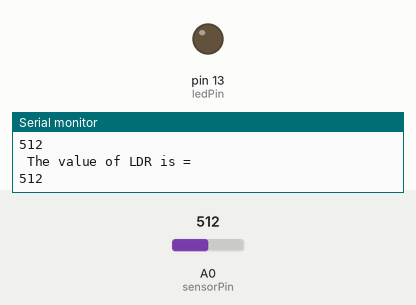
Bench run of a sketch on a simulated Arduino Uno, built with avr-gcc and run on an emulated ATmega328P. Shown: output pins drawn as LEDs (lit = HIGH), the last lines printed to the serial monitor. The inputs (shaded band) are chosen by the test bench; at power-on: A0 (sensorPin) = 512.

Above: at 1.8 s.
1.9 s: A0 (sensorPin) set to 493
At 2.3 s:
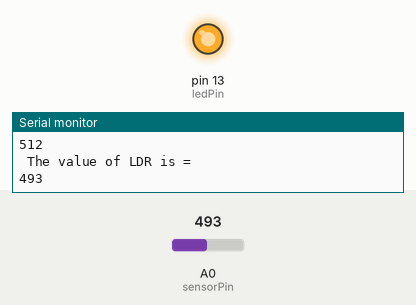
3.5 s: A0 (sensorPin) set to 510
At 5.1 s:
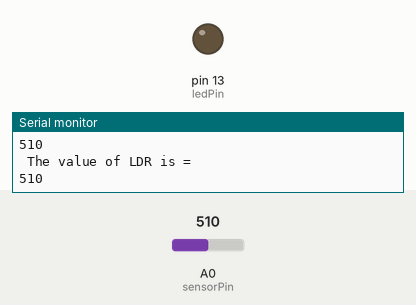
5.5 s: A0 (sensorPin) set to 490
At 6.6 s:
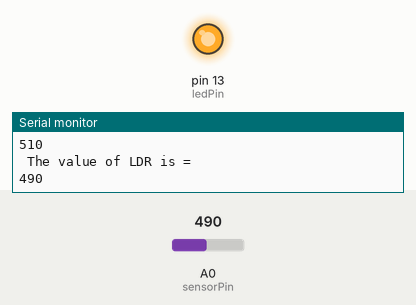
Timing chart, 0 to 8.5 s (numbered marks = the images above; inputs shaded):
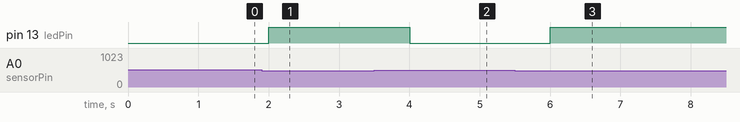

Measured:
- the behaviour switches between 500 and 499 on A0 (sensorPin) (found by bisection; images 0 and 1)
- after the input at 1.9 s, pin 13 (ledPin): LOW → HIGH after 0.10 s
- after the input at 3.5 s, pin 13 (ledPin): HIGH → LOW after 0.50 s
- after the input at 5.5 s, pin 13 (ledPin): LOW → HIGH after 0.50 s

The sketch:

WeMosD1_PhotoCell.ino
```cpp
// This code is for the Photo resistor Module.

int sensorPin = A0;                      // Selecting A0 as the sensor input pin.
int ledPin = 13;                          // Selecting pin 13 as the LED pin
int sensorValue = 0;                     // variable to store the value coming from the sensor

void setup() {                          // code written in it will only run once.
	pinMode(sensorPin, INPUT);
	pinMode(ledPin, OUTPUT);          // Declaring pin 13 as output pin
	Serial.begin(9600);                // Setting baud rate at 9600
}

void loop() {                         // Code written in it will run repeatedly
	sensorValue = analogRead(sensorPin);          // Reading data from pin A0 and storing in Sensor value

	if (sensorValue < 500)
	{
		digitalWrite(ledPin, HIGH);                            // This will set the pin 13 as high
		Serial.println(" The value of LDR is = ");              // This will print " The value of LDR is = " on display
		Serial.println(sensorValue);                             // This will print the value of LDR on display
		delay(1000);                                            // This will give delay on 1 sec
	}
	else
	{
		digitalWrite(ledPin, LOW);                                    // This will set the pin 13 as low
		Serial.println(" The value of LDR is = ");
		Serial.println(sensorValue);                                    // This will print the sensor value on display
		delay(1000);                                                                   // This will give delay of 1 sec
	}
}
```
